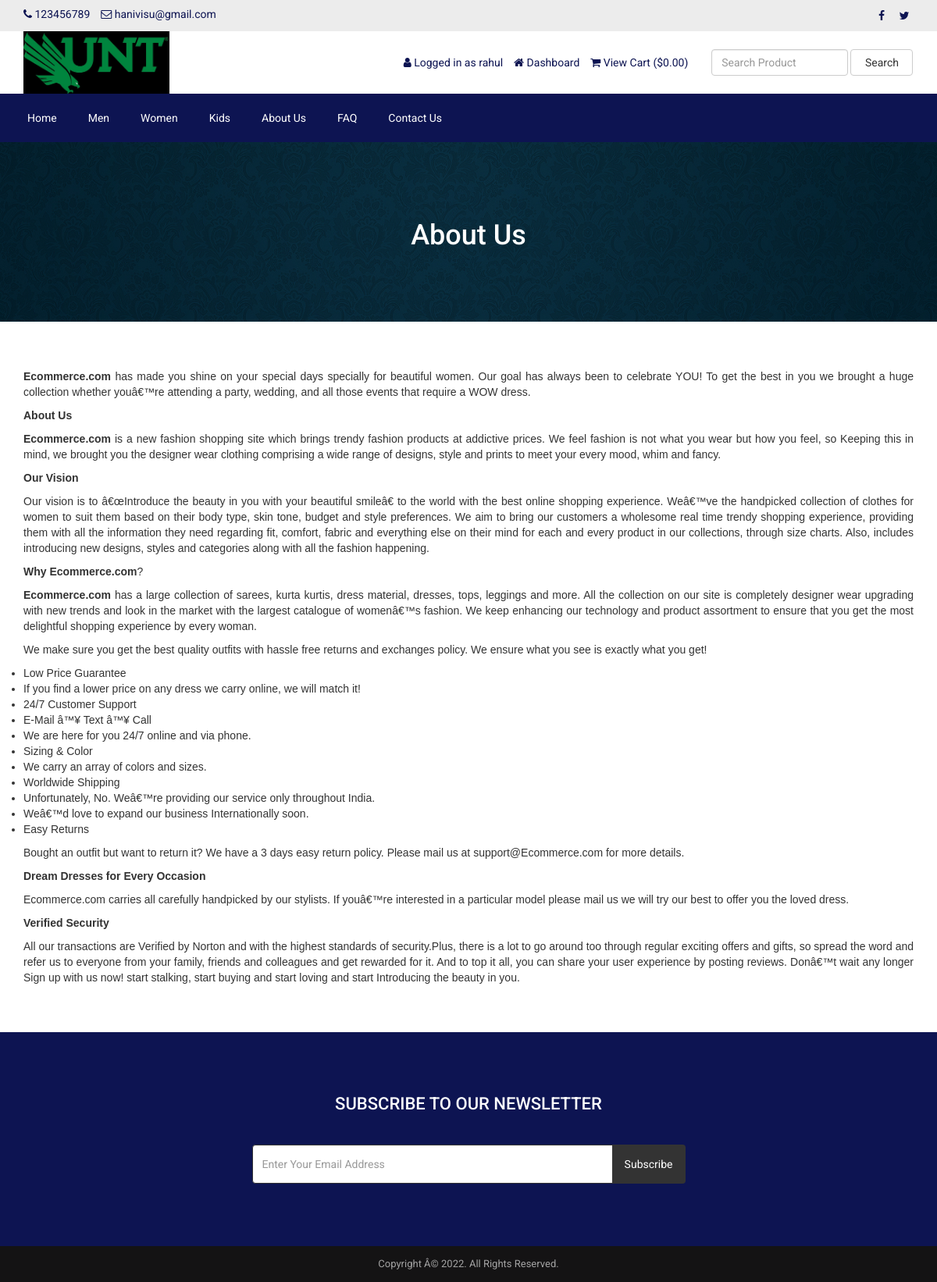
Page /about.php (signed in) on the committed database.
### tables this page shows
CREATE TABLE `tbl_settings` (
  `id` int(11) NOT NULL,
  `logo` varchar(255) NOT NULL,
  `favicon` varchar(255) NOT NULL,
  `footer_about` text NOT NULL,
  `footer_copyright` text NOT NULL,
  `contact_address` text NOT NULL,
  `contact_email` varchar(255) NOT NULL,
  `contact_phone` varchar(255) NOT NULL,
  `contact_fax` varchar(255) NOT NULL,
  `contact_map_iframe` text NOT NULL,
  `receive_email` varchar(255) NOT NULL,
  `receive_email_subject` varchar(255) NOT NULL,
  `receive_email_thank_you_message` text NOT NULL,
  `forget_password_message` text NOT NULL,
  `total_recent_post_footer` int(10) NOT NULL,
  `total_popular_post_footer` int(10) NOT NULL,
  `total_recent_post_sidebar` int(11) NOT NULL,
  `total_popular_post_sidebar` int(11) NOT NULL,
  `total_featured_product_home` int(11) NOT NULL,
  `total_latest_product_home` int(11) NOT NULL,
  `total_popular_product_home` int(11) NOT NULL,
  `meta_title_home` text NOT NULL,
  `meta_keyword_home` text NOT NULL,
  `meta_description_home` text NOT NULL,
  `banner_login` varchar(255) NOT NULL,
  `banner_registration` varchar(255) NOT NULL,
  `banner_forget_password` varchar(255) NOT NULL,
  `banner_reset_password` varchar(255) NOT NULL,
  `banner_search` varchar(255) NOT NULL,
  `banner_cart` varchar(255) NOT NULL,
  `banner_checkout` varchar(255) NOT NULL,
  `banner_product_category` varchar(255) NOT NULL,
  `banner_blog` varchar(255) NOT NULL,
  `cta_title` varchar(255) NOT NULL,
  `cta_content` text NOT NULL,
  `cta_read_more_text` varchar(255) NOT NULL,
  `cta_read_more_url` varchar(255) NOT NULL,
  `cta_photo` varchar(255) NOT NULL,
  `featured_product_title` varchar(255) NOT NULL,
  `featured_product_subtitle` varchar(255) NOT NULL,
  `latest_product_title` varchar(255) NOT NULL,
  `latest_product_subtitle` varchar(255) NOT NULL,
  `popular_product_title` varchar(255) NOT NULL,
  `popular_product_subtitle` varchar(255) NOT NULL,
  `testimonial_title` varchar(255) NOT NULL,
  `testimonial_subtitle` varchar(255) NOT NULL,
  `testimonial_photo` varchar(255) NOT NULL,
  `blog_title` text NOT NULL,
  `blog_subtitle` text NOT NULL,
  `newsletter_text` text NOT NULL,
  `paypal_email` text NOT NULL,
  `stripe_public_key` text NOT NULL,
  `stripe_secret_key` text NOT NULL,
  `bank_detail` text NOT NULL,
  `before_head` text NOT NULL,
  `after_body` text NOT NULL,
  `before_body` text NOT NULL,
  `home_service_on_off` int(11) NOT NULL,
  `home_welcome_on_off` int(11) NOT NULL,
  `home_featured_product_on_off` int(11) NOT NULL,
  `home_latest_product_on_off` int(11) NOT NULL,
  `home_popular_product_on_off` int(11) NOT NULL,
  `home_testimonial_on_off` int(11) NOT NULL,
  `home_blog_on_off` int(11) NOT NULL,
  `newsletter_on_off` int(11) NOT NULL,
  `ads_above_welcome_on_off` int(11) NOT NULL,
  `ads_above_featured_product_on_off` int(11) NOT NULL,
  `ads_above_latest_product_on_off` int(11) NOT NULL,
  `ads_above_popular_product_on_off` int(11) NOT NULL,
  `ads_above_testimonial_on_off` int(11) NOT NULL,
  `ads_category_sidebar_on_off` text NOT NULL
);

CREATE TABLE `tbl_social` (
  `social_id` int(11) NOT NULL,
  `social_name` varchar(30) NOT NULL,
  `social_url` varchar(255) NOT NULL,
  `social_icon` varchar(30) NOT NULL
);

CREATE TABLE `tbl_top_category` (
  `tcat_id` int(11) NOT NULL,
  `tcat_name` varchar(255) NOT NULL,
  `show_on_menu` int(1) NOT NULL
);

CREATE TABLE `tbl_page` (
  `id` int(11) NOT NULL,
  `about_title` varchar(255) NOT NULL,
  `about_content` text NOT NULL,
  `about_banner` varchar(255) NOT NULL,
  `about_meta_title` varchar(255) NOT NULL,
  `about_meta_keyword` text NOT NULL,
  `about_meta_description` text NOT NULL,
  `faq_title` varchar(255) NOT NULL,
  `faq_banner` varchar(255) NOT NULL,
  `faq_meta_title` varchar(255) NOT NULL,
  `faq_meta_keyword` text NOT NULL,
  `faq_meta_description` text NOT NULL,
  `blog_title` varchar(255) NOT NULL,
  `blog_banner` varchar(255) NOT NULL,
  `blog_meta_title` varchar(255) NOT NULL,
  `blog_meta_keyword` text NOT NULL,
  `blog_meta_description` text NOT NULL,
  `contact_title` varchar(255) NOT NULL,
  `contact_banner` varchar(255) NOT NULL,
  `contact_meta_title` varchar(255) NOT NULL,
  `contact_meta_keyword` text NOT NULL,
  `contact_meta_description` text NOT NULL,
  `pgallery_title` varchar(255) NOT NULL,
  `pgallery_banner` varchar(255) NOT NULL,
  `pgallery_meta_title` varchar(255) NOT NULL,
  `pgallery_meta_keyword` text NOT NULL,
  `pgallery_meta_description` text NOT NULL,
  `vgallery_title` varchar(255) NOT NULL,
  `vgallery_banner` varchar(255) NOT NULL,
  `vgallery_meta_title` varchar(255) NOT NULL,
  `vgallery_meta_keyword` text NOT NULL,
  `vgallery_meta_description` text NOT NULL
);

### about.php (the view)
<?php require_once('header.php'); ?>
<?php
$statement = $pdo->prepare("SELECT * FROM tbl_page WHERE id=1");
$statement->execute();
$result = $statement->fetchAll(PDO::FETCH_ASSOC);
foreach ($result as $row) {
   $about_title = $row['about_title'];
    $about_content = $row['about_content'];
    $about_banner = $row['about_banner'];
}
?>
<div class="page-banner" style="background-image: url(assets/uploads/<?php echo $about_banner; ?>);">
    <div class="inner">
        <h1><?php echo $about_title; ?></h1>
    </div>
</div>
<div class="page">
    <div class="container">
        <div class="row">
            <div class="col-md-12">
                <p>
                    <?php echo $about_content; ?>
                </p>
            </div>
        </div>
    </div>
</div>
<?php require_once('footer.php'); ?>

### header.php (shortened to what this page needs)
<?php
include("admin/inc/config.php");
$statement = $pdo->prepare("SELECT * FROM tbl_settings WHERE id=1");
$statement->execute();
$result = $statement->fetchAll(PDO::FETCH_ASSOC);
foreach ($result as $row)
{
	$logo = $row['logo'];
	$contact_email = $row['contact_email'];
	$contact_phone = $row['contact_phone'];
}
?>
<!DOCTYPE html>
<html lang="en">
<head>
	<link rel="stylesheet" href="assets/css/bootstrap.min.css">
	<link rel="stylesheet" href="assets/css/font-awesome.min.css">
	<link rel="stylesheet" href="assets/css/owl.carousel.min.css">
	<link rel="stylesheet" href="assets/css/owl.theme.default.min.css">
	<link rel="stylesheet" href="assets/css/jquery.bxslider.min.css">
    <link rel="stylesheet" href="assets/css/magnific-popup.css">
    <link rel="stylesheet" href="assets/css/rating.css">
	<link rel="stylesheet" href="assets/css/spacing.css">
	<link rel="stylesheet" href="assets/css/bootstrap-touch-slider.css">
	<link rel="stylesheet" href="assets/css/animate.min.css">
	<link rel="stylesheet" href="assets/css/tree-menu.css">
	<link rel="stylesheet" href="assets/css/select2.min.css">
	<link rel="stylesheet" href="assets/css/main.css">
	<link rel="stylesheet" href="assets/css/responsive.css">
	<?php
	$statement = $pdo->prepare("SELECT * FROM tbl_page WHERE id=1");
	$statement->execute();
	$result = $statement->fetchAll(PDO::FETCH_ASSOC);
		?>
</head>
<body>
<div class="top">
	<div class="container">
		<div class="row">
			<div class="col-md-6 col-sm-6 col-xs-12">
				<div class="left">
					<ul>
						<li><i class="fa fa-phone"></i> <?php echo $contact_phone; ?></li>
						<li><i class="fa fa-envelope-o"></i> <?php echo $contact_email; ?></li>
					</ul>
				</div>
			</div>
			<div class="col-md-6 col-sm-6 col-xs-12">
				<div class="right">
					<ul>
						<?php
						$statement = $pdo->prepare("SELECT * FROM tbl_social");
						$statement->execute();
						$result = $statement->fetchAll(PDO::FETCH_ASSOC);
						foreach ($result as $row) {
							?>
							<?php if($row['social_url'] != ''): ?>
							<li><a href="<?php echo $row['social_url']; ?>"><i class="<?php echo $row['social_icon']; ?>"></i></a></li>
							<?php endif; ?>
							<?php
						}
						?>
					</ul>
				</div>
			</div>
		</div>
	</div>
</div>
<div class="header">
	<div class="container">
		<div class="row inner">
			<div class="col-md-4 logo">
				<a href="index.php"><img src="assets/uploads/<?php echo $logo; ?>" alt="logo image"></a>
			</div>
			<div class="col-md-5 right">
				<ul>
					<?php
					if(isset($_SESSION['customer'])) {
						?>
						<li><i class="fa fa-user"></i> <?php echo LANG_VALUE_13; ?> <?php echo $_SESSION['customer']['cust_name']; ?></li>
						<li><a href="dashboard.php"><i class="fa fa-home"></i> <?php echo LANG_VALUE_89; ?></a></li>
						<?php
					} else {
						?>
						<li><a href="login.php"><i class="fa fa-sign-in"></i> <?php echo LANG_VALUE_9; ?></a></li>
						<li><a href="registration.php"><i class="fa fa-user-plus"></i> <?php echo LANG_VALUE_15; ?></a></li>
						<?php
					}
					?>
					<li><a href="cart.php"><i class="fa fa-shopping-cart"></i> <?php echo LANG_VALUE_19; ?> (<?php echo LANG_VALUE_1; ?><?php
					if(isset($_SESSION['cart_p_id'])) {
						$table_total_price = 0;
						$i=0;
	                    foreach($_SESSION['cart_p_qty'] as $key => $value)
	                    {
	                        $i++;
	                        $arr_cart_p_qty[$i] = $value;
	                    }                    $i=0;
	                    foreach($_SESSION['cart_p_current_price'] as $key => $value)
	                    {
	                        $i++;
	                        $arr_cart_p_current_price[$i] = $value;
	                    }
	                    for($i=1;$i<=count($arr_cart_p_qty);$i++) {
	                    	$row_total_price = $arr_cart_p_current_price[$i]*$arr_cart_p_qty[$i];
	                        $table_total_price = $table_total_price + $row_total_price;
	                    }
						echo $table_total_price;
					} else {
						echo '0.00';
					}
					?>)</a></li>
				</ul>
			</div>
			<div class="col-md-3 search-area">
				<form class="navbar-form navbar-left" role="search" action="search-result.php" method="get">
					<div class="form-group">
						<input type="text" class="form-control search-top" placeholder="<?php echo LANG_VALUE_2; ?>" name="search_text">
					</div>
					<button type="submit" class="btn btn-default"><?php echo LANG_VALUE_3; ?></button>
				</form>
			</div>
		</div>
	</div>
</div>
<div class="nav">
	<div class="container">
		<div class="row">
			<div class="col-md-12 pl_0 pr_0">
				<div class="menu-container">
					<div class="menu">
						<ul>
							<li><a href="index.php">Home</a></li>
							<?php
							$statement = $pdo->prepare("SELECT * FROM tbl_top_category WHERE show_on_menu=1");
							$statement->execute();
							$result = $statement->fetchAll(PDO::FETCH_ASSOC);
							foreach ($result as $row) {
								?>
								<li><a href="product-category.php?id=<?php echo $row['tcat_id']; ?>&type=top-category"><?php echo $row['tcat_name']; ?></a>
								</li>
								<?php
							}
							?>
							<?php
							$statement = $pdo->prepare("SELECT * FROM tbl_page WHERE id=1");
							$statement->execute();
							$result = $statement->fetchAll(PDO::FETCH_ASSOC);
							foreach ($result as $row) {
								$about_title = $row['about_title'];
								$faq_title = $row['faq_title'];
								$contact_title = $row['contact_title'];
							}
							?>
							<li><a href="about.php"><?php echo $about_title; ?></a></li>
							<li><a href="faq.php"><?php echo $faq_title; ?></a></li>
							<li><a href="contact.php"><?php echo $contact_title; ?></a></li>
						</ul>
					</div>
				</div>
			</div>
		</div>
	</div>
</div>

### footer.php (shortened to what this page needs)
<?php
$statement = $pdo->prepare("SELECT * FROM tbl_settings WHERE id=1");
$statement->execute();
$result = $statement->fetchAll(PDO::FETCH_ASSOC);
foreach ($result as $row)
{
	$footer_copyright = $row['footer_copyright'];
    $newsletter_on_off = $row['newsletter_on_off'];
}
?>
<?php if($newsletter_on_off == 1): ?>
<section class="home-newsletter">
	<div class="container">
		<div class="row">
			<div class="col-md-6 col-md-offset-3">
				<div class="single">
				<form action="" method="post">
					<h2><?php echo LANG_VALUE_93; ?></h2>
					<div class="input-group">
			        	<input type="email" class="form-control" placeholder="<?php echo LANG_VALUE_95; ?>" name="email_subscribe">
			         	<span class="input-group-btn">
			         	<button class="btn btn-theme" type="submit" name="form_subscribe"><?php echo LANG_VALUE_92; ?></button>
			         	</span>
			        </div>
				</div>
			</div>
		</div>
	</div>
</section>
<?php endif; ?>
<div class="footer-bottom">
	<div class="container">
		<div class="row">
			<div class="col-md-12 copyright">
				<?php echo $footer_copyright; ?>
			</div>
		</div>
	</div>
</div>
</body>
</html>

### assets/css/main.css (style rules this page uses)
* { margin: 0; padding: 0; }
body { font-family: 'Roboto', sans-serif; font-size: 14px; }
h1, h2, h3, h4, h5, h6 { font-family: 'Roboto', sans-serif; }
a { text-decoration: none; }
.top { width: 100%; height: 40px; background: #ececec; }
.top .left { float: left; }
.top .left ul { padding-top: 8px; }
.top .left ul li { list-style-type: none; float: left; margin-right: 14px; color: #0d1452; }
.top .left ul li i { color: #0d1452; }
.top .right { float: right; }
.top .right ul { padding-top: 8px; }
.top .right ul li { list-style-type: none; float: left; margin-left: 5px; }
.top .right ul li a { color: #0d1452; width: 24px; height: 24px; line-height: 24px; text-align: center; border-radius: 50%; display: block; transition: all 0.4s ease; }
.header { width: 100%; height: auto; background: #fff; }
.header .inner { height: auto; display: table; }
.header .logo { float: none; display: table-cell; vertical-align: middle; }
.header .logo img { max-width: 100%; height: 80px; }
.header .navbar-form .form-control { width: 300px; }
.header .search-area { float: none; display: table-cell; vertical-align: middle; }
.header .search-area .form-group { width: calc(100% - 84px); }
.header .search-area button { width: 80px; }
.header .search-area form { width: 100%; }
.header .right { float: none; display: table-cell; vertical-align: middle; padding-right: 0; }
.header .right ul { float: right; margin-bottom: 0; }
.header .right ul li { list-style-type: none; float: left; margin-left: 14px; color: #0d1452; }
.header .right ul li a { color: #0d1452; }
.header .navbar-form .search-top { width: 100%; }
.nav { background: #0d1452; }
.menu-container { width: 100%; margin: 0 auto; background: #0d1452; }
.menu-dropdown-icon:before { content: "\f067"; font-family: "FontAwesome"; display: none; cursor: pointer; float: right; padding: 1.5em 2em; background: #fff; color: #333; }
.menu > ul { margin: 0 auto; width: 100%; list-style: none; padding: 0; position: relative; box-sizing: border-box; }
.menu > ul:before, .menu > ul:after { content: ""; display: table; }
.menu > ul:after { clear: both; }
.menu > ul > li { float: left; padding: 0; margin: 0; }
.menu > ul > li a { text-decoration: none; padding: 1.5em 20px; display: block; color: #fff; }
.footer-bottom { width: 100%; height: auto; background: #141314; padding: 14px 0; }
.footer-bottom .copyright { font-size: 13px; color: #a3a3a3; text-align: center; }
.page-banner { width: 100%; height: auto; background-repeat: no-repeat; background-position: center center; -webkit-background-size: cover; background-size: cover; position: relative; padding-top: 80px; padding-bottom: 80px; overflow: hidden; }
.page-banner h1 { color: #fff; text-align: center; z-index: 999; position: relative; }
.page { width: 100%; height: auto; padding-top: 50px; padding-bottom: 50px; }
.home-newsletter { padding: 80px 0; background: #0d1452; }
.home-newsletter .single { max-width: 650px; margin: 0 auto; text-align: center; position: relative; z-index: 2; }
.home-newsletter .single h2 { font-size: 22px; color: white; text-transform: uppercase; margin-bottom: 40px; margin-top: 0; }
.home-newsletter .single .form-control { height: 50px; border-color: #333; outline: none; }
.home-newsletter .single .btn { min-height: 50px; background: #333; color: #fff; padding-left: 15px; padding-right: 15px; }

### assets/css/responsive.css (style rules this page uses)
@media only screen and (min-width: 992px) { .header .inner { width: 100%; } }
@media only screen and (min-width: 992px) { .header .search-area { padding-right: 0; } }
@media only screen and (min-width: 992px) { .header .search-area form { padding-right: 0; } }
@media only screen and (min-width: 992px) { .header .container { padding-right: 0; } }

### rows in the picture
tbl_settings: contact_phone "123456789", contact_email "hanivisu@gmail.com", logo (picture), footer_copyright "Copyright Â© 2022. All Rights Reserved."
tbl_top_category: tcat_name "Men"
tbl_top_category: tcat_name "Women"
tbl_top_category: tcat_name "Kids"
tbl_page: about_title "About Us", faq_title "FAQ", contact_title "Contact Us", about_banner (picture), about_content "Ecommerce.com has made you shine on your special days specially for beautiful women. Our goal has always been to celebrate YOU! To get the best in you we brought a huge collection whether youâ€™re attending a party, wedding, and all those events that require a WOW dress. About Us Ecommerce .com is a new fashion shopping site which brings trendy fashion products at addictive prices. We feel fashion is not what you wear but how you feel, so Keeping this in mind, we brought you the designer wear clothing comprising a wide range of designs, style and prints to meet your every mood, whim and fancy. Our Vision Our vision is to â€œIntroduce the beauty in you with your beautiful smileâ€ to the…"

### other values in the picture
LANG_VALUE_13 "Logged in as"
$_SESSION['customer']['cust_name'] "rahul"
LANG_VALUE_89 "Dashboard"
LANG_VALUE_19 "View Cart"
LANG_VALUE_1 "$"
LANG_VALUE_3 "Search"
LANG_VALUE_93 "SUBSCRIBE TO OUR NEWSLETTER"
LANG_VALUE_92 "Subscribe"
